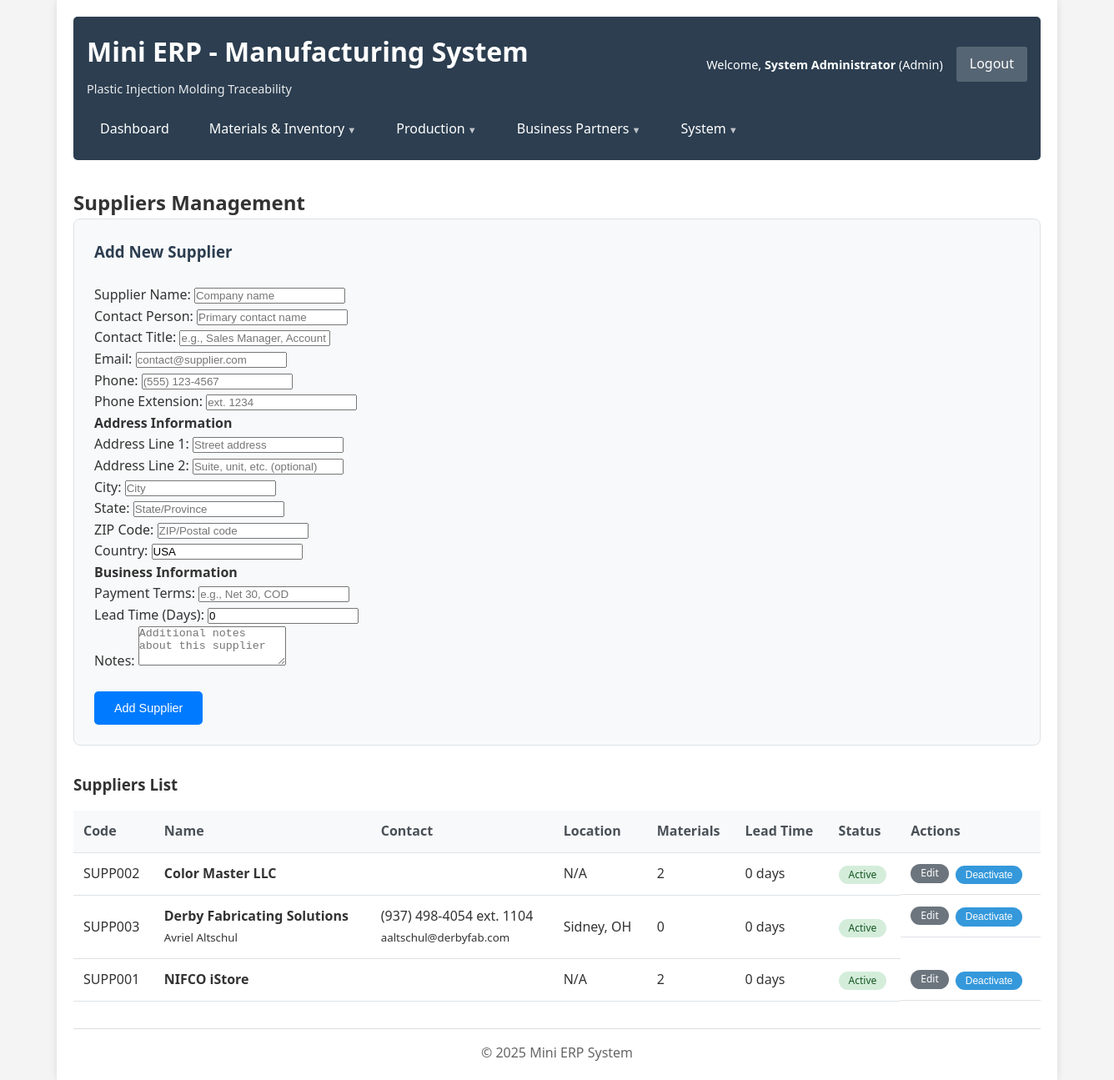
Page /public/suppliers.php (signed in) on the committed database.
### tables this page shows
CREATE TABLE `suppliers` (
  `id` int NOT NULL AUTO_INCREMENT,
  `supplier_code` varchar(20) DEFAULT NULL,
  `supplier_name` varchar(100) NOT NULL,
  `contact_person` varchar(100) DEFAULT NULL,
  `contact_title` varchar(100) DEFAULT NULL,
  `email` varchar(100) DEFAULT NULL,
  `phone` varchar(20) DEFAULT NULL,
  `phone_ext` varchar(20) DEFAULT NULL,
  `address_line1` varchar(100) DEFAULT NULL,
  `address_line2` varchar(100) DEFAULT NULL,
  `city` varchar(50) DEFAULT NULL,
  `state` varchar(20) DEFAULT NULL,
  `zip_code` varchar(20) DEFAULT NULL,
  `country` varchar(50) DEFAULT 'USA',
  `is_active` tinyint(1) DEFAULT '1',
  `payment_terms` varchar(50) DEFAULT NULL,
  `lead_time_days` int DEFAULT '0',
  `notes` text,
  `created_at` timestamp NULL DEFAULT CURRENT_TIMESTAMP,
  `created_by` int DEFAULT '1',
  PRIMARY KEY (`id`),
  UNIQUE KEY `supplier_code` (`supplier_code`)
);

### config/database.home.example.php (called while the page is built, shortened)
<?php
class Database {
    private $host = 'localhost';
    private $dbname = 'mini_erp_dev';
    private $username = 'your_dev_user';
    private $password = 'your_dev_password';
    private $charset = 'utf8mb4';
    private $pdo = null;
    public function connect() {
        if ($this->pdo === null) {
            $dsn = "mysql:host={$this->host};dbname={$this->dbname};charset={$this->charset}";
            $options = [
                PDO::ATTR_ERRMODE => PDO::ERRMODE_EXCEPTION,
                PDO::ATTR_DEFAULT_FETCH_MODE => PDO::FETCH_ASSOC,
                PDO::ATTR_EMULATE_PREPARES => false,
                PDO::MYSQL_ATTR_INIT_COMMAND => "SET NAMES {$this->charset}"
            ];
            try {
                $this->pdo = new PDO($dsn, $this->username, $this->password, $options);
            } catch (PDOException $e) {
                $this->error = $e->getMessage();
                throw new Exception("Database connection failed: " . $this->error);
            }
        }
        return $this->pdo;
    }
}
?>

### src/classes/Auth.php (called while the page is built, shortened)
<?php
class Auth {
    public function __construct(Database $database) {
        $this->session_timeout = SESSION_LIFETIME;
    }
    public function isLoggedIn() {
        return isset($_SESSION['user_id']) && isset($_SESSION['login_time']);
    }
    public function hasRole($required_roles) {
        $user_role = $_SESSION['role'];
        if ($user_role === 'admin') {
            return true;
        }
        return in_array($user_role, $required_roles);
    }
    private function checkSessionTimeout() {
        if ($this->isLoggedIn()) {
            $last_activity = $_SESSION['last_activity'] ?? 0;
        }
        return true;
    }
}

### public/suppliers.php (the view, shortened to what this page needs)
<?php
require_once '../src/classes/Auth.php';
$db = new Database();
$auth = new Auth($db);
$auth->requireAuth('login.php');
$can_manage = $auth->hasRole(['admin', 'material_handler']);
$pdo = $db->connect();
try {
    $suppliers = $pdo->query("
        SELECT s.*, u.full_name as created_by_name,
               (SELECT COUNT(*) FROM materials WHERE supplier_id = s.id AND is_active = 1) as material_count
        FROM suppliers s
        LEFT JOIN users u ON s.created_by = u.id
        ORDER BY s.supplier_name
    ")->fetchAll();
} catch (Exception $e) {
    $suppliers = [];
    $message = 'Error loading suppliers: ' . $e->getMessage();
    $message_type = 'error';
}
$edit_supplier = null;
$page_title = 'Suppliers';
include '../src/includes/header.php';
?>
            <h2><?php echo $page_title; ?> Management</h2>
            <?php if ($can_manage): ?>
            <div class="form-section">
                <h3><?php echo $edit_supplier ? 'Edit Supplier' : 'Add New Supplier'; ?></h3>
                <form method="POST" class="supplier-form">
                    <div class="form-row">
                        <div class="form-group">
                            <label for="supplier_name">Supplier Name:</label>
                            <input type="text" id="supplier_name" name="supplier_name" required
                                   value="<?php echo htmlspecialchars($edit_supplier['supplier_name'] ?? ''); ?>"
                                   placeholder="Company name">
                        </div>
                        <div class="form-group">
                            <label for="contact_person">Contact Person:</label>
                            <input type="text" id="contact_person" name="contact_person"
                                   value="<?php echo htmlspecialchars($edit_supplier['contact_person'] ?? ''); ?>"
                                   placeholder="Primary contact name">
                        </div>
                    </div>
                    <div class="form-row">
                        <div class="form-group">
                            <label for="contact_title">Contact Title:</label>
                            <input type="text" id="contact_title" name="contact_title"
                                   value="<?php echo htmlspecialchars($edit_supplier['contact_title'] ?? ''); ?>"
                                   placeholder="e.g., Sales Manager, Account Rep">
                        </div>
                    </div>
                    <div class="form-row">
                        <div class="form-group">
                            <label for="email">Email:</label>
                            <input type="email" id="email" name="email"
                                   value="<?php echo htmlspecialchars($edit_supplier['email'] ?? ''); ?>"
                                   placeholder="contact@supplier.com">
                        </div>
                        <div class="form-group">
                            <label for="phone">Phone:</label>
                            <input type="tel" id="phone" name="phone"
                                   value="<?php echo htmlspecialchars($edit_supplier['phone'] ?? ''); ?>"
                                   placeholder="(555) 123-4567">
                        </div>
                    </div>
                    <div class="form-row">
                        <div class="form-group">
                            <label for="phone_ext">Phone Extension:</label>
                            <input type="text" id="phone_ext" name="phone_ext"
                                   value="<?php echo htmlspecialchars($edit_supplier['phone_ext'] ?? ''); ?>"
                                   placeholder="ext. 1234">
                        </div>
                    </div>
                    <h4>Address Information</h4>
                    <div class="form-row">
                        <div class="form-group">
                            <label for="address_line1">Address Line 1:</label>
                            <input type="text" id="address_line1" name="address_line1"
                                   value="<?php echo htmlspecialchars($edit_supplier['address_line1'] ?? ''); ?>"
                                   placeholder="Street address">
                        </div>
                        <div class="form-group">
                            <label for="address_line2">Address Line 2:</label>
                            <input type="text" id="address_line2" name="address_line2"
                                   value="<?php echo htmlspecialchars($edit_supplier['address_line2'] ?? ''); ?>"
                                   placeholder="Suite, unit, etc. (optional)">
                        </div>
                    </div>
                    <div class="form-row">
                        <div class="form-group">
                            <label for="city">City:</label>
                            <input type="text" id="city" name="city"
                                   value="<?php echo htmlspecialchars($edit_supplier['city'] ?? ''); ?>"
                                   placeholder="City">
                        </div>
                        <div class="form-group">
                            <label for="state">State:</label>
                            <input type="text" id="state" name="state"
                                   value="<?php echo htmlspecialchars($edit_supplier['state'] ?? ''); ?>"
                                   placeholder="State/Province">
                        </div>
                    </div>
                    <div class="form-row">
                        <div class="form-group">
                            <label for="zip_code">ZIP Code:</label>
                            <input type="text" id="zip_code" name="zip_code"
                                   value="<?php echo htmlspecialchars($edit_supplier['zip_code'] ?? ''); ?>"
                                   placeholder="ZIP/Postal code">
                        </div>
                        <div class="form-group">
                            <label for="country">Country:</label>
                            <input type="text" id="country" name="country"
                                   value="<?php echo htmlspecialchars($edit_supplier['country'] ?? 'USA'); ?>"
                                   placeholder="Country">
                        </div>
                    </div>
                    <h4>Business Information</h4>
                    <div class="form-row">
                        <div class="form-group">
                            <label for="payment_terms">Payment Terms:</label>
                            <input type="text" id="payment_terms" name="payment_terms"
                                   value="<?php echo htmlspecialchars($edit_supplier['payment_terms'] ?? ''); ?>"
                                   placeholder="e.g., Net 30, COD">
                        </div>
                        <div class="form-group">
                            <label for="lead_time_days">Lead Time (Days):</label>
                            <input type="number" id="lead_time_days" name="lead_time_days" min="0"
                                   value="<?php echo htmlspecialchars($edit_supplier['lead_time_days'] ?? '0'); ?>"
                                   placeholder="Typical lead time in days">
                        </div>
                    </div>
                    <div class="form-group">
                        <label for="notes">Notes:</label>
                        <textarea id="notes" name="notes" rows="3"
                                  placeholder="Additional notes about this supplier"><?php echo htmlspecialchars($edit_supplier['notes'] ?? ''); ?></textarea>
                    </div>
                    <div class="form-actions">
                        <button type="submit" name="<?php echo $edit_supplier ? 'edit_supplier' : 'add_supplier'; ?>" class="btn btn-primary">
                            <?php echo $edit_supplier ? 'Update Supplier' : 'Add Supplier'; ?>
                        </button>
                    </div>
                </form>
            </div>
            <?php endif; ?>
            <div class="suppliers-list">
                <h3>Suppliers List</h3>
                <div class="table-container">
                    <table class="data-table">
                        <thead>
                            <tr>
                                <th>Code</th>
                                <th>Name</th>
                                <th>Contact</th>
                                <th>Location</th>
                                <th>Materials</th>
                                <th>Lead Time</th>
                                <th>Status</th>
                                <?php if ($can_manage): ?>
                                <th>Actions</th>
                                <?php endif; ?>
                            </tr>
                        </thead>
                        <tbody>
                            <?php if (empty($suppliers)): ?>
                                <tr>
                                    <td colspan="<?php echo $can_manage ? '8' : '7'; ?>" class="no-data">No suppliers found</td>
                                </tr>
                            <?php else: ?>
                                <?php foreach ($suppliers as $supplier): ?>
                                    <tr class="<?php echo !$supplier['is_active'] ? 'inactive' : ''; ?>">
                                        <td class="supplier-code"><?php echo htmlspecialchars($supplier['supplier_code']); ?></td>
                                        <td class="supplier-name">
                                            <strong><?php echo htmlspecialchars($supplier['supplier_name']); ?></strong>
                                            <?php if ($supplier['contact_person']): ?>
                                                <br><small>
                                                    <?php echo htmlspecialchars($supplier['contact_person']); ?>
                                                </small>
                                            <?php endif; ?>
                                        </td>
                                        <td>
                                            <?php if ($supplier['phone']): ?>
                                                <div>
                                                    <?php echo htmlspecialchars($supplier['phone']); ?>
                                                    <?php if ($supplier['phone_ext']): ?>
                                                        ext. <?php echo htmlspecialchars($supplier['phone_ext']); ?>
                                                    <?php endif; ?>
                                                </div>
                                            <?php endif; ?>
                                            <?php if ($supplier['email']): ?>
                                                <div><small><?php echo htmlspecialchars($supplier['email']); ?></small></div>
                                            <?php endif; ?>
                                        </td>
                                        <td>
                                            <?php
                                            $location = array_filter([$supplier['city'], $supplier['state']]);
                                            echo htmlspecialchars(implode(', ', $location) ?: 'N/A');
                                            ?>
                                        </td>
                                        <td class="material-count"><?php echo $supplier['material_count']; ?></td>
                                        <td><?php echo $supplier['lead_time_days']; ?> days</td>
                                        <td>
                                            <span class="status-badge status-<?php echo $supplier['is_active'] ? 'active' : 'inactive'; ?>">
                                                <?php echo $supplier['is_active'] ? 'Active' : 'Inactive'; ?>
                                            </span>
                                        </td>
                                        <?php if ($can_manage): ?>
                                        <td class="actions">
                                            <a href="suppliers.php?edit=<?php echo $supplier['id']; ?>" class="btn btn-small btn-secondary">Edit</a>
                                            <form method="POST" style="display: inline;">
                                                <button type="submit" name="toggle_active" class="btn btn-small btn-<?php echo $supplier['is_active'] ? 'warning' : 'success'; ?>">
                                                    <?php echo $supplier['is_active'] ? 'Deactivate' : 'Activate'; ?>
                                                </button>
                                            </form>
                                        </td>
                                        <?php endif; ?>
                                    </tr>
                                <?php endforeach; ?>
                            <?php endif; ?>
                        </tbody>
                    </table>
                </div>
            </div>
<?php
include '../src/includes/footer.php';
?>

### rows in the picture
suppliers: supplier_code "SUPP002", supplier_name "Color Master LLC", city+state "N/A", material_count "2", lead_time_days "0", is_active "Active"
suppliers: supplier_code "SUPP003", supplier_name "Derby Fabricating Solutions", contact_person "Avriel Altschul", phone "(937) 498-4054", phone_ext "1104", email "aaltschul@derbyfab.com", city+state "Sidney, OH", material_count "0", lead_time_days "0", is_active "Active"
suppliers: supplier_code "SUPP001", supplier_name "NIFCO iStore", city+state "N/A", material_count "2", lead_time_days "0", is_active "Active"

### other values in the picture
$current_user['full_name'] "System Administrator"
str_replace('_', ' ', $current_user['role']) "Admin"
$nav_item['label'] "Dashboard"
$nav_item['label'] "Materials & Inventory"
$nav_item['label'] "Production"
$nav_item['label'] "Business Partners"
$nav_item['label'] "System"
$page_title "Suppliers"
